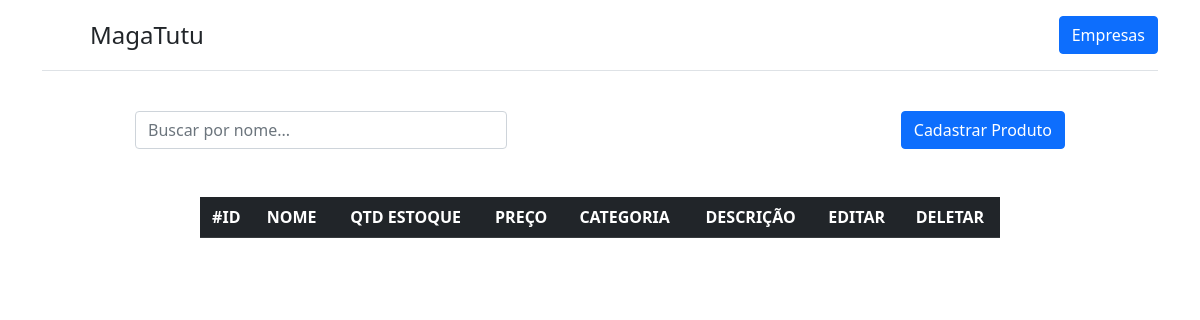
Before: /empresa/1/ with the older database file.
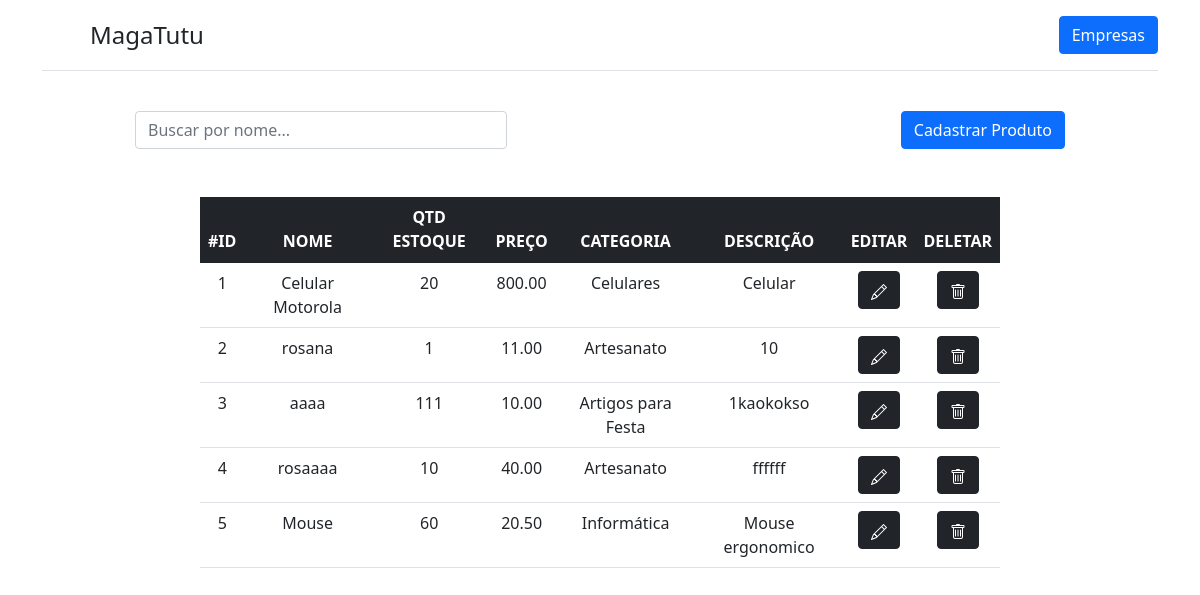
After: the same page with the newer database file.
### app/models.py (models this page shows)
class Produtos(models.Model):
    nome = models.CharField(max_length=100)
    descricao = models.CharField(max_length=1000)
    qtde_estoque = models.IntegerField()
    preco = models.DecimalField(max_digits=9, decimal_places=2)
    empresa = models.ForeignKey(Empresas, on_delete=models.CASCADE)
    categoria = models.ForeignKey(Categorias, on_delete=models.CASCADE)

class Categorias(models.Model):
    nome = models.CharField(max_length=100)

### app/views.py (the view)
# urls.py: path('empresa/<int:pk>/',views.listarProdutosdaEmpresa, name='empresa'),
def listarProdutosdaEmpresa(request,pk):
    data = {}
    buscarNome = request.GET.get('buscar-nome-produto')
    produtosdaEmpresa = models.Produtos.objects.filter(empresa_id = pk)
    if buscarNome:
        data['produtos'] = produtosdaEmpresa.filter(nome__icontains = buscarNome)
    else:
        data = {
            "produtos": produtosdaEmpresa,
            "empresa": pk
        }
    return render(request,"empresa.html", data)

### app/templates/empresa.html (shortened to what this page needs)
<!DOCTYPE html>
<html lang="pt-br">
<head>
  <link href="https://cdn.jsdelivr.net/npm/bootstrap@5.1.1/dist/css/bootstrap.min.css" rel="stylesheet"
>
</head>
<body>
  <div class="container">
    <header class="d-flex flex-wrap justify-content-center py-3 mb-4 border-bottom">
      <a href="/" class="d-flex align-items-center mb-3 mb-md-0 me-md-auto text-dark text-decoration-none">
        <svg class="bi me-2" width="40" height="32">
          <use xlink:href="#bootstrap" />
        </svg>
        <span class="fs-4">MagaTutu</span>
      </a>
      <a class="btn btn-primary" href="/empresas" role="button">Empresas</a>
    </header>
  </div>
  <div class="container d-flex">
    <div class="col-4 m-auto pt-3 pb-2 text-center">
      <form action="" method="GET">
        <input type="text" id="buscar-nome-produto" name="buscar-nome-produto" placeholder="Buscar por nome..."
          class="form-control">
      </form>
    </div>
    <div class="col-4 m-auto pt-3 pb-2 text-end">
      <a class="btn btn-primary" href="/cadastrar-produto/{{empresa}}" role="button">Cadastrar Produto</a>
    </div>
  </div>
  <br>
  <div class="col-8 m-auto pt-3 pb-2 text-center">
    <table class="table">
      <thead class="table-dark">
        <tr>
          <th scope="col">#ID</th>
          <th scope="col">NOME</th>
          <th scope="col">QTD ESTOQUE</th>
          <th scope="col">PREÇO</th>
          <th scope="col">CATEGORIA</th>
          <th scope="col">DESCRIÇÃO</th>
          <th scope="col">EDITAR</th>
          <th scope="col">DELETAR</th>
        </tr>
      </thead>
      <tbody>
        {% for produto in produtos %}
        <tr>
          <td>{{ produto.id }}</td>
          <td>{{ produto.nome }}</td>
          <td>{{ produto.qtde_estoque }}</td>
          <td>{{ produto.preco }}</td>
          <td>{{ produto.categoria.nome }}</td>
          <td>{{ produto.descricao }}</td>
          <td>
            <a href="/editar-produto/{{ produto.id }}" class="btn btn-dark">
            </a>
          </td>
          <td>
            <a href="/deletar-produto/{{ produto.id }}" class="btn btn-dark">
            </a>
          </td>
        </tr>
        {% endfor %}
      </tbody>
    </table>
  </div>
</body>
</html>

Changed rows visible on the page:
added Produtos: id "1", nome "Celular Motorola", qtde_estoque "20", preco "800.00", categoria.nome "Celulares", descricao "Celular"
added Produtos: id "2", nome "rosana", qtde_estoque "1", preco "11.00", categoria.nome "Artesanato", descricao "10"
added Produtos: id "3", nome "aaaa", qtde_estoque "111", preco "10.00", categoria.nome "Artigos para Festa", descricao "1kaokokso"
added Produtos: id "4", nome "rosaaaa", qtde_estoque "10", preco "40.00", categoria.nome "Artesanato", descricao "ffffff"
added Produtos: id "5", nome "Mouse", qtde_estoque "60", preco "20.50", categoria.nome "Informática", descricao "Mouse ergonomico"
